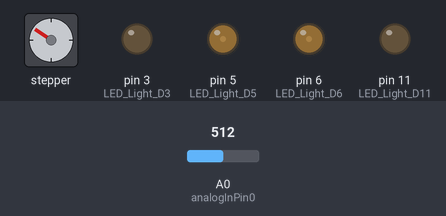
Simulated run of this sketch. Board: Arduino Nano, built with avr-gcc and run on an emulated ATmega328P. On the bench: stepper motor, output pins drawn as LEDs (lit = HIGH). The test bench sets the inputs (shaded band); at power-on: A0 (analogInPin0) = 512. Stepper angles assume 720 steps per turn.

Above: at 2.9 s.
3.0 s: A0 (analogInPin0) set to 900
At 3.65 s:
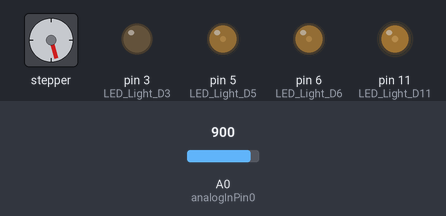
6.0 s: A0 (analogInPin0) set to 790
At 8.5 s:
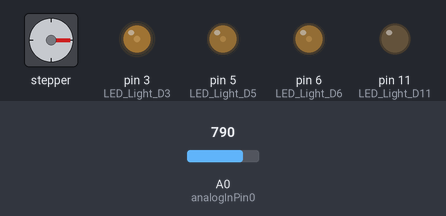
9.0 s: A0 (analogInPin0) set to 1023
At 9.39 s:
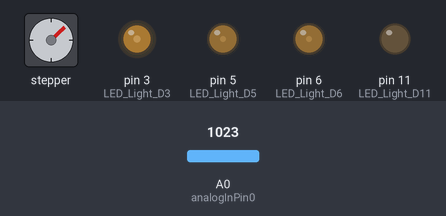
12.0 s: A0 (analogInPin0) set to 555
At 14.5 s:
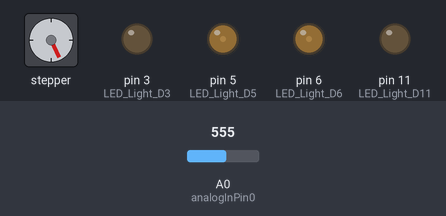
15.0 s: A0 (analogInPin0) set to 306
At 16.5 s:
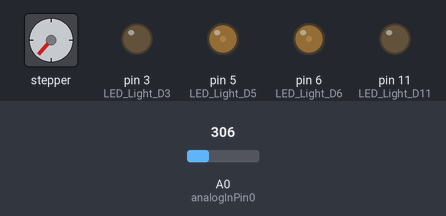
Timing chart, 0 to 18.0 s (numbered marks = the images above; inputs shaded):
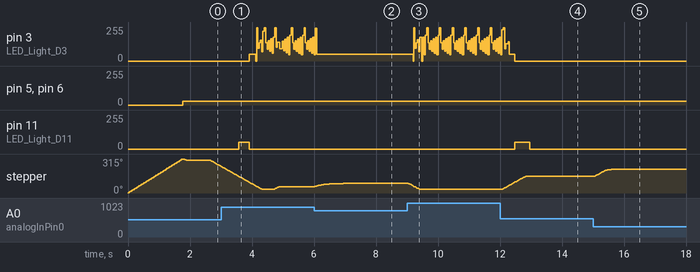

Measured:
- after the input at 3.0 s, pin 11 (LED_Light_D11): goes on until 3.9 s, then stays 0/255
- after the input at 6.0 s, stepper: turns 29° clockwise in 0.92 s, then 1° clockwise in 0.00 s
- after the input at 9.0 s, stepper: turns 57° counter-clockwise in 0.46 s, starting at once
- after the input at 12.0 s, pin 11 (LED_Light_D11): 0/255 → 50/255 after 0.47 s, → 0/255 0.50 s later; stepper: turns 120° clockwise in 0.80 s, then 1° clockwise in 0.00 s
- after the input at 15.0 s, stepper: turns 67° clockwise in 1.0 s, starting at once

The sketch:

20230821_CLEAN_X27_VMAX_Racing_Gauge_V2_0_FIX.ino
```cpp
//
// ********************************** Arduino Nano and Stepper Gauge **************************************************
// Stepper Motor X27 directly driven by Arduino Nano
// 0.5° per step  -> 90° -> 180 steps
// Rotation Angle: Max 315°
// 0.5°/full step
// Coil resistance: 280 +/- 20Ω: 5V -> 18mA
// White LEDs power consumption 4 * 2.5V/390 Ohms -> 0 .. 26mA with full brightness
// Arduino Nano 15mA
// Total consumption: 18mA + (0..13mA) + 15mA + 5mA = 38..100 mA
// Features:
//       Start-up procedure shows 0% -> 100% and relative settings of potentiometers
//       SW definition for gain, zero adjust,LED brightness
//       LED several features
//
// *********************************************************************************************************************

#include <Stepper.h>
#define STEPS 720  // steps per revolution (limited to 315°) 720
#define COIL1 4    // was
#define COIL2 2    // was
#define COIL3 7    // was
#define COIL4 12   // was

// create an instance of the stepper class:
Stepper stepper(STEPS, COIL1, COIL2, COIL3, COIL4);

// +++++ Software Definitions, which you can adjust +++++++++++++++++++++++++++

float Gain = 1.0;       // 0 .. 10 Gain of Gauge to calibrate  (typical 0.5 .. 5)
int zero_adjust = 0;    // adjust pointer to zero

// Definitions for the Dial Angles

int Full_Deflection = 540;  // No of Steps for full deflection 270 degrees
int zero_offset = 20;       // Offset from left block to Zero on Scale
int Zero_Under = 5;         // Clipping at Zero Underschoot
int Max_Over = 565;         // Clipping at Maximum Overshoot

int Red_Blink_Area = 500; // Blinking Red area, red LED comes up blinking
int Red_Area = 432;     // Red area, red LED comes up
int Yellow_Area = 324;  // Yellow area, yellow LED comes up
int Blink = 0;

int pos = 0;  //Position in steps(0-630)= (0°-315°)
int pos_Old = 0;
int val = 0;  // to be Position in Steps 0..180 = 90°
int val_Old = 0;

// int Turn_Indicator = 0;  // indicates turning direction

int speed = 70;        // Max Dynamic RPM = 70 * 720 / 60 = 840 Steps/sec = 420 °/sec  (X27 dynamic Maximum = 600 °/sec)
int start_speed = 30;  // Max Start RPM = 30 * 720 / 60 = 360 Steps/sec = 180 °/sec    (X27 static Maximum = 200 °/sec)

int DelayMicro = 5500;

float Slope_Steep_forward = 2.0;   // 0.8 .. 2
float Slope_Steep_backward = 2.0;  // 0.8 .. 2

float Speed_max = 800;  // 800 Steps/sec * 0.5°/Step = 400 °/sec
float Speed_min = 200;  // 200 Steps/sec * 0.5°/Step = 100 °/sec
float Speed_var = 0;
float val_pos_diff = 0;

// Acceleration Definitions

float Acc_Steps = 20;      //
float no_average = 50.0;   // averaging for input signal
float acc_average = 50.0;  // averaging for acceleration
float val_1 = 0;
float val_1_Old = 0;
float val_1_av_Old = 0;
float val_1_av = 0;

// Analog Input

float voltA0 = 0;
float voltA0_average = 0;

// Lights Control

int LED_Light_D3 = 3;    // defines PIN for LED
int LED_Light_D5 = 5;    // defines PIN for LED
int LED_Light_D6 = 6;    // defines PIN for LED
int LED_Light_D11 = 11;  // defines PIN for LED

int Brightness_D3 = 50;          // Brightness for LEDs PWM 0..255
int Blink_Brightness_D3 = 250;    // Brightness for LEDs PWM 0..255
int Brightness_D5 = 30;           // Brightness for LEDs PWM 0..255
int Brightness_D6 = 30;           // Brightness for LEDs PWM 0..255
int Brightness_D11 = 50;         // Brightness for LEDs PWM 0..255

// int Brightness_D6_max = 30;   // Brightness for LEDs PWM 0..255
// int Brightness_D11_max = 30;  // Brightness for LEDs PWM 0..255

const int analogInPin0 = A0;  // Analog in Voltage

float counter = 0;
long count = 0;

float FilterInput_0 = 0;

// ******************* End Definitions ***********************************************************************************

// ******************** Set-up *******************************************************************************************

void setup() {
  Serial.flush();
  // Serial.begin(115200);
  Serial.begin(9600);

  Serial.setTimeout(200);  // Standard is 1000m
  Serial.flush();

  pinMode(LED_Light_D3, OUTPUT);   // LED rot
  pinMode(LED_Light_D5, OUTPUT);   // 2x LED weiss
  pinMode(LED_Light_D6, OUTPUT);   // 2x LED weiss
  pinMode(LED_Light_D11, OUTPUT);  // LED rot oder grün
  //  pinMode(LED_Light_D16, OUTPUT); // would be possible

  stepper.setSpeed(start_speed);  // set the motor speed to 30 RPM (360 PPS aprox.).
  stepper.step(630);              //Reset Position(630 steps counter-clockwise).

  stepper.setSpeed(speed);
  Speed_var = Speed_min;

  Serial.flush();
}

// ***************************** Main Program ***************************************************************************
// **********************************************************************************************************************

void loop() {

  A0_Read_Voltage();

  Lights();

  FilterInput_0 = Gain * 0.5279 * voltA0_average;

  val = int(FilterInput_0);  // signal comes without filter

  Start_Up();  // moves pointer -> 0 -> 100% ->

  val = val + zero_offset + zero_adjust;

  Clipping();

  Acceleration();

  Drive_Stepper();

  delayMicroseconds(DelayMicro);

   /*
  // for Serial Plot:

  Serial.print(900);
  Serial.print(",");
  Serial.print(-100);
  Serial.print(",");
  Serial.print(val);
  Serial.print(",");
  Serial.print(pos);
  Serial.print(",");
  Serial.println(Speed_var);

  delay(15);

   */
}

// ************ End Main Loop ********************************************************************************************
// ***********************************************************************************************************************

// ********* Calculation for Optimum Acceleration ************************************************************************

void Acceleration() {

  /*
  // ** Floating Averaging (second best method) ****

  val_1_av = val;
  val_1_av = (acc_average - 1) / acc_average * val_1_av_Old + 1 / acc_average * val_1_av;
  val_1_av_Old = val_1_av;

  val = int(val_1_av);
  */

  // ** Exact Step Control (best method) *****

  val_1 = val;

  if (val_1_Old - val_1 > Slope_Steep_backward) { val_1 = val_1_Old - Slope_Steep_backward; };  // limits falling slope
  if (-val_1_Old + val_1 > Slope_Steep_forward) { val_1 = val_1_Old + Slope_Steep_forward; };   // limits rising slope

  val_1_Old = val_1;
  val = int(val_1);

  val_pos_diff = abs(val - pos);
  Speed_var = val_pos_diff * ((Speed_max - Speed_min) / Acc_Steps);  // calculates variable Speed
  if (Speed_var > Speed_max) { Speed_var = Speed_max; };             // respects upper speed limit
  if (Speed_var < Speed_min) { Speed_var = Speed_min; };             // sets lower speed limit

  DelayMicro = 1000000 / Speed_var;
}

// ********* Drive Stepper Motor **************************************************************************

void Drive_Stepper() {

  float diff = 1.0;  // ??_3: 0..10 difference val-pos for stepper to get active

  if (abs(val - pos) > diff) {  // ??_3:  moves stepper, if diference is greater than diff steps.

    if ((val - pos) > 0) {
      stepper.step(-1);  // move one step to the right.
      pos++;
    };

    if ((val - pos) < 0) {
      stepper.step(1);  // move one step to the left.
      pos--;
      // delayMicroseconds(DelayMicro_Back);  // in case back turning speed ist limited
    };
  };
}


void A0_Read_Voltage() {

  float inputA0 = 0;  // Variable for Analog Input

  float voltA0_average_OLD = 0;

  inputA0 = analogRead(analogInPin0);
  voltA0 = 1.03 * map(inputA0, 0, 1023, 0, 1023);  // ??_0: any input signal can be chosen instead

  voltA0_average_OLD = voltA0_average;
  voltA0_average = (no_average - 1) / no_average * voltA0_average_OLD + 1 / no_average * voltA0;
}

void Clipping() {

  if (val < Zero_Under) { val = Zero_Under; };
  if (val > Max_Over) { val = Max_Over; };
}

void Start_Up() {
  count = count + 1;

  if (count < 750) { val = Full_Deflection; };
  if (count < 150) { val = 0; };
  if (count > 2000) { count = 2000; };
}

void Lights() {

  analogWrite(LED_Light_D5, Brightness_D5); // 2 white LEDs
  analogWrite(LED_Light_D6, Brightness_D6); // 2 white LEDs

  if ((pos >= Red_Area) && (pos < Red_Blink_Area)) {
    analogWrite(LED_Light_D3, Brightness_D3); // 1 red LED
  } else {
    analogWrite(LED_Light_D3, 0);
  };

  if (pos >= Red_Blink_Area) {
    Blink++;
    if (Blink > 7) {
      analogWrite(LED_Light_D3, Blink_Brightness_D3); // same red LED blinking brighter
    }
    if (Blink > 14) {
      analogWrite(LED_Light_D3, 0);
      Blink = 0;
    }
  };

  if ((pos >= Yellow_Area) && (pos < Red_Area)) {
    analogWrite(LED_Light_D11, Brightness_D11); // 1 red LED
    // Serial.println("Yellow Area");
  } else {
    analogWrite(LED_Light_D11, 0);
  };

  // analogWrite(LED_Light_D11, Brightness_D11);
}


void SerialPrint() {

  counter = counter + 1;

  if (counter > 100) {
    counter = 0;

    Serial.print("VoltA0_Av: ");
    Serial.print(voltA0_average);
    Serial.print(", ");
    Serial.print("Zero: ");
    Serial.print(zero_adjust);
    Serial.print(", ");
    Serial.print("Gain: ");
    Serial.print(Gain);
    Serial.print(", ");
    Serial.print("Fi-In: ");
    Serial.print(FilterInput_0);
    Serial.print(", ");
    Serial.print("Val: ");
    Serial.print(val);
    Serial.print(", ");
    Serial.print("Pos: ");
    Serial.print(pos);
    Serial.println("");
  };
}

// ******** End **********************************************************************************************************
```
